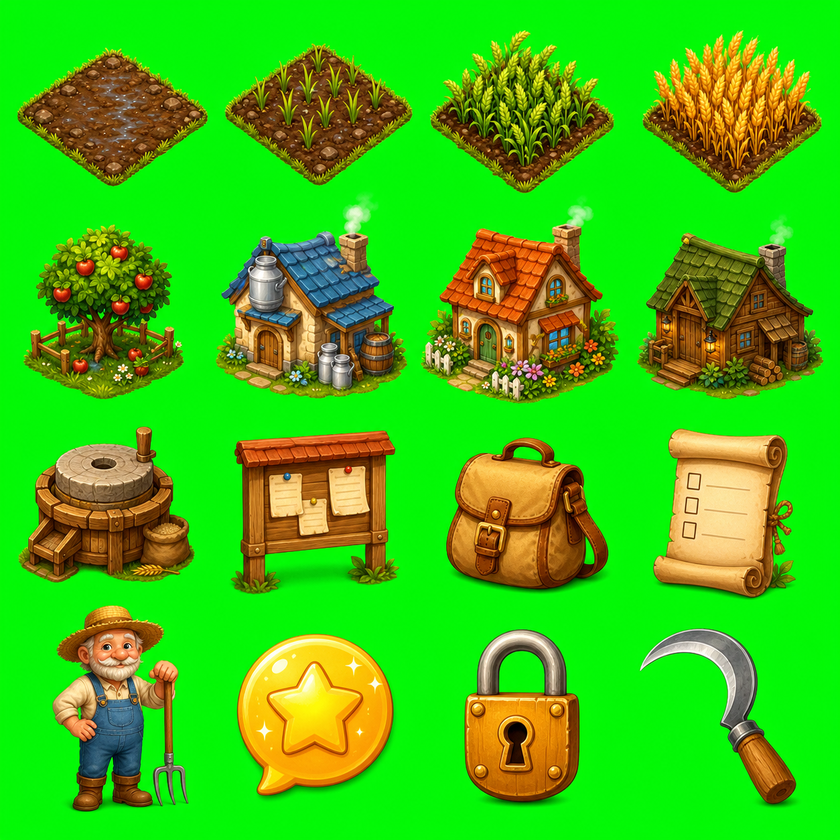
#> input picture assets/images/source/native-v2-farm-sheet-greenscreen.png, 840 x 840 px, shrunk from 1254 x 1254 before the run
$ python slice_native_v2_assets.py
#> lines starting #> are read from the running program, lines starting #| are printed output that depends on the picture
from pathlib import Path

from PIL import Image


ROOT = Path(__file__).resolve().parents[1]
SOURCE = ROOT / "assets/images/source/native-v2-farm-sheet-greenscreen.png"
WEB_OUT = ROOT / "assets/images/native-v2"
UNITY_OUT = ROOT / "麦穗小镇_Unity工程/Assets/WheatTown/Art/Images/native-v2"

ITEMS = [
    ("plot_empty.png", 0, 0),
    ("plot_growing_1.png", 1, 0),
    ("plot_growing_2.png", 2, 0),
    ("plot_ready_wheat.png", 3, 0),
    ("plot_ready_apple.png", 0, 1),
    ("building_dairy.png", 1, 1),
    ("house_mia.png", 2, 1),
    ("house_tom.png", 3, 1),
    ("machine_harvest.png", 0, 2),
    ("board_orders.png", 1, 2),
    ("icon_bag.png", 2, 2),
    ("icon_quest.png", 3, 2),
    ("npc_tom_idle.png", 0, 3),
    ("icon_complete_bubble.png", 1, 3),
    ("icon_lock.png", 2, 3),
    ("icon_sickle.png", 3, 3),
]


def remove_green_screen(image: Image.Image) -> Image.Image:
    image = image.convert("RGBA")
    pixels = image.load()
    width, height = image.size
    for y in range(height):
        for x in range(width):
            r, g, b, a = pixels[x, y]
            green_dominance = g - max(r, b)
            if g > 135 and green_dominance > 45:
                pixels[x, y] = (r, g, b, 0)
            elif g > 100 and green_dominance > 18:
                alpha = max(0, min(255, int((100 - green_dominance) * 3.0)))
                pixels[x, y] = (r, max(0, g - 70), b, min(a, alpha))
    return image


def trim(image: Image.Image, pad: int = 10) -> Image.Image:
    bbox = image.getchannel("A").getbbox()
    if not bbox:
        return image
    left, top, right, bottom = bbox
    return image.crop((
        max(0, left - pad),
        max(0, top - pad),
        min(image.width, right + pad),
        min(image.height, bottom + pad),
    ))


def main() -> None:
    WEB_OUT.mkdir(parents=True, exist_ok=True)
    UNITY_OUT.mkdir(parents=True, exist_ok=True)
    sheet = Image.open(SOURCE).convert("RGBA")
    cell_w = sheet.width // 4
#> cell_w = 210
    cell_h = sheet.height // 4
#> cell_h = 210
    for name, col, row in ITEMS:
        crop = sheet.crop((col * cell_w, row * cell_h, (col + 1) * cell_w, (row + 1) * cell_h))
        sprite = trim(remove_green_screen(crop), pad=12)
        for out_dir in (WEB_OUT, UNITY_OUT):
            out = out_dir / name
            sprite.save(out)
            print(out)
#> this loop made 16 passes
#> (left in trim, top in trim, right in trim, bottom in trim) on passes 1 to 12: (18, 48, 208, 186), (16, 44, 202, 210), (11, 31, 193, 193), (13, 31, 191, 192), (24, 15, 183, 189), (6, 0, 197, 188), (1, 14, 198, 193), (7, 23, 193, 189), (19, 7, 194, 210), (21, 11, 189, 174), (26, 18, 188, 210), (23, 9, 165, 210)
#> pass 1, in main, `crop = sheet.crop((col * cell_w, row * cell_h, (col + 1) * cell_w, (ro..`:
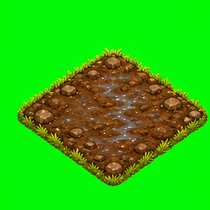
#> crop: PIL image 210x210 RGBA; mean R, G, B, A 40.9, 192.4, 12.5, 255
#> pass 1, in main, `sprite = trim(remove_green_screen(crop), pad=12)`:
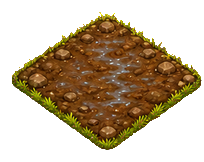
#> sprite: PIL image 204x162 RGBA; mean R, G, B, A 53.7, 172.7, 14.5, 111.7; transparent parts drawn white
#> pass 2, in main, `crop = sheet.crop((col * cell_w, row * cell_h, (col + 1) * cell_w, (ro..`:
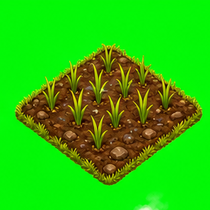
#> crop: PIL image 210x210 RGBA; mean R, G, B, A 39.6, 192.7, 8.9, 255
#> pass 2, in main, `sprite = trim(remove_green_screen(crop), pad=12)`:
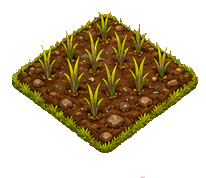
#> sprite: PIL image 206x178 RGBA; mean R, G, B, A 47.2, 179, 9.5, 101.1; transparent parts drawn white
#> after the loop:
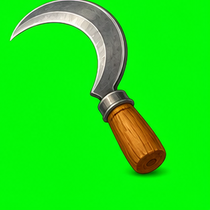
#> crop: PIL image 210x210 RGBA; mean R, G, B, A 25.9, 226.9, 19.7, 255
#> after the loop:
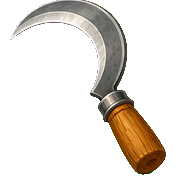
#> sprite: PIL image 178x187 RGBA; mean R, G, B, A 33.5, 219.5, 24.3, 54.4; transparent parts drawn white


if __name__ == "__main__":
    main()

$ run again, with assets/images/source/auth-settings-ui-v5-greenscreen.png copied over assets/images/source/native-v2-farm-sheet-greenscreen.png
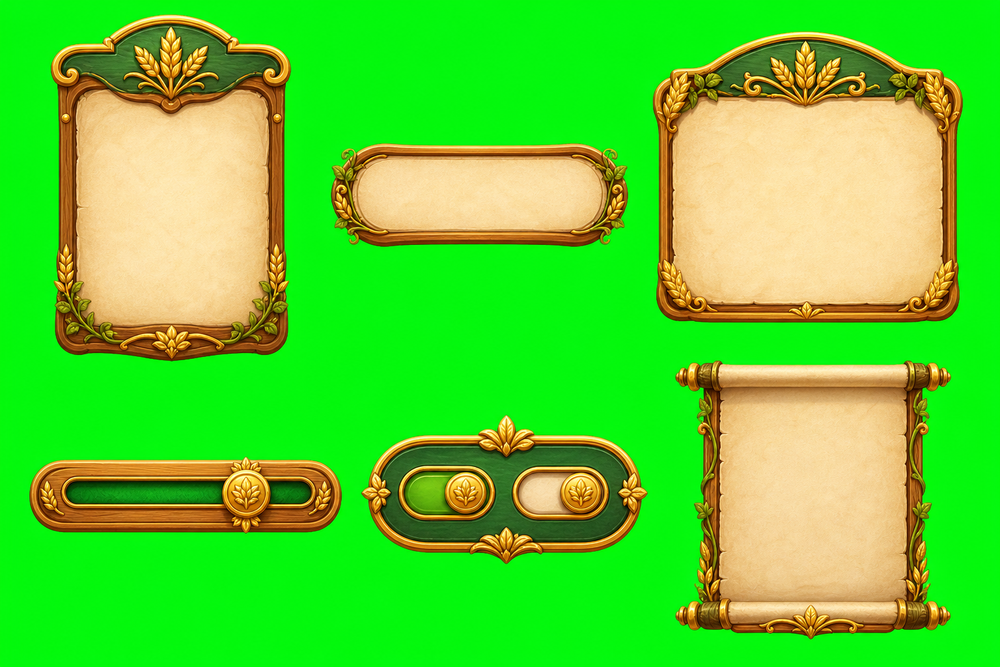
#> input picture assets/images/source/auth-settings-ui-v5-greenscreen.png, 1000 x 667 px, shrunk from 1536 x 1024 before the run
#> the loop in main, `for name, col, row in ITEMS:` made 16 passes
#> (left in trim, top in trim, right in trim, bottom in trim) on passes 1 to 8: (51, 15, 250, 166), (0, 44, 250, 166), (0, 42, 250, 166), (0, 32, 213, 166), (54, 0, 250, 166), (0, 0, 250, 166), (0, 0, 250, 156), (0, 0, 209, 157)
#> after the loop in main, `for name, col, row in ITEMS:`:
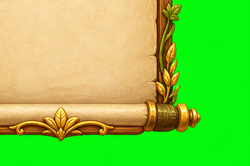
#> crop: PIL image 250x166 RGBA; mean R, G, B, A 126.5, 205.3, 68.9, 255
#> after the loop in main, `for name, col, row in ITEMS:`:
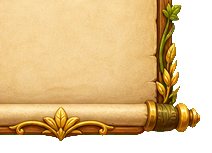
#> sprite: PIL image 212x153 RGBA; mean R, G, B, A 160.9, 192.9, 84.6, 189.8; transparent parts drawn white

$ run again, with assets/images/source/inventory-ui-v5-greenscreen.png copied over assets/images/source/native-v2-farm-sheet-greenscreen.png
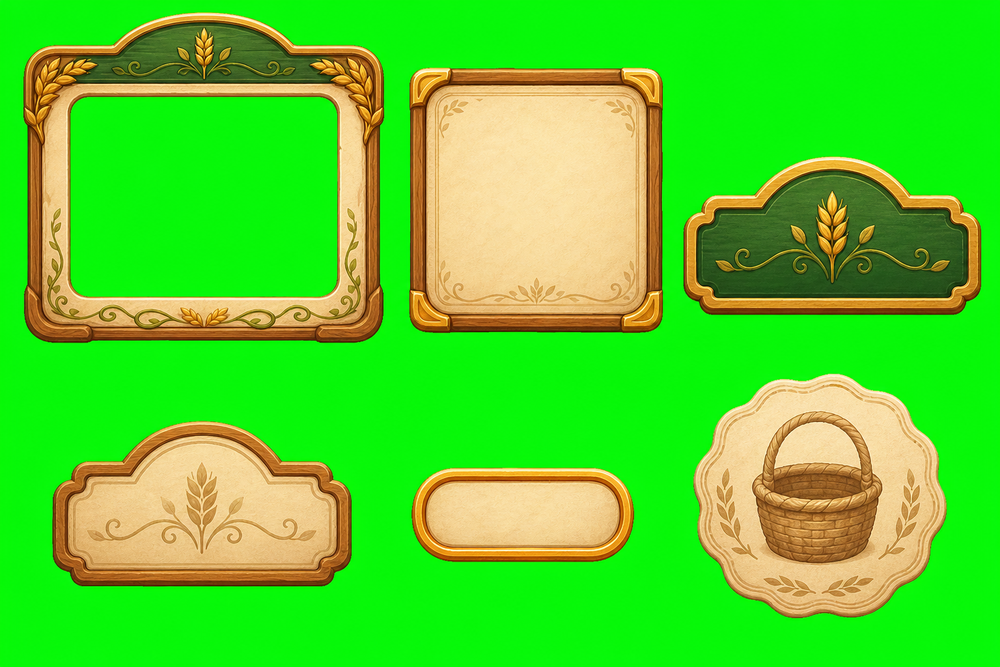
#> input picture assets/images/source/inventory-ui-v5-greenscreen.png, 1000 x 667 px, shrunk from 1536 x 1024 before the run
#> the loop in main, `for name, col, row in ITEMS:` made 16 passes
#> (left in trim, top in trim, right in trim, bottom in trim) on passes 1 to 8: (23, 13, 250, 166), (0, 18, 250, 166), (0, 68, 163, 166), (42, 157, 125, 166), (24, 0, 250, 166), (0, 0, 250, 166), (0, 0, 250, 166), (0, 0, 231, 149)
#> after the loop in main, `for name, col, row in ITEMS:`:
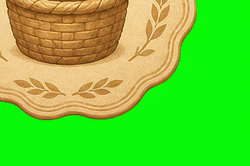
#> crop: PIL image 250x166 RGBA; mean R, G, B, A 101.7, 205.4, 49.6, 255
#> after the loop in main, `for name, col, row in ITEMS:`:
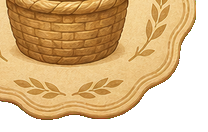
#> sprite: PIL image 208x132 RGBA; mean R, G, B, A 150.4, 183.3, 70.7, 184.4; transparent parts drawn white
